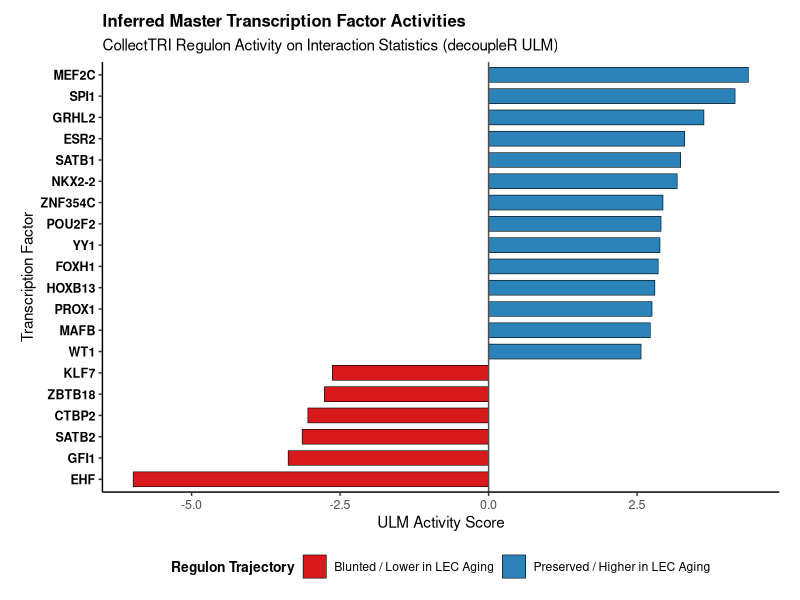
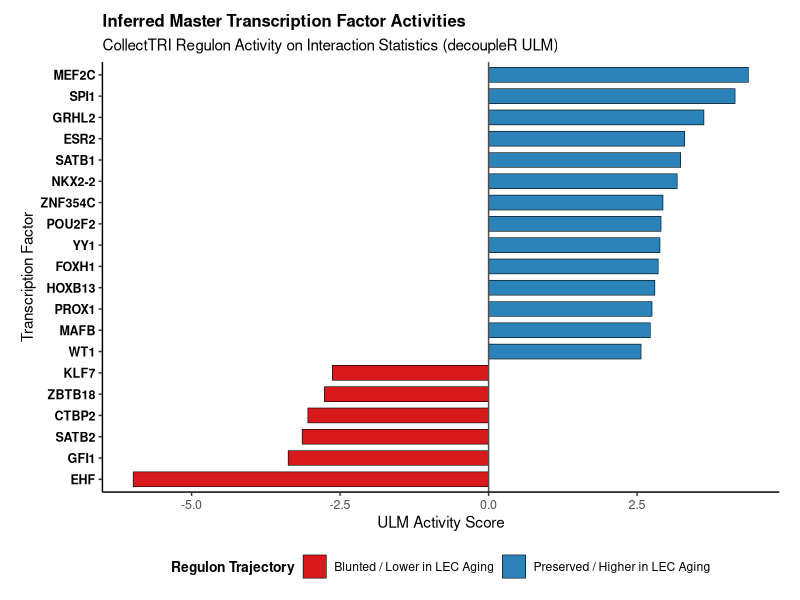

Write the R code that produced these figures, in order.
library(dplyr)
library(ggplot2)

# 1. Load TF activity results from CSV
tf_results <- read.csv("output/tables/decoupler_tf_activities.csv", stringsAsFactors = FALSE)

# 2. Select top 20 TFs for plot
top_tfs <- tf_results %>%
  filter(!is.na(Activity_Score)) %>%
  slice_max(order_by = abs(Activity_Score), n = 20) %>%
  mutate(
    Direction = ifelse(Activity_Score > 0, "Preserved / Higher in LEC Aging", "Blunted / Lower in LEC Aging")
  )

# 3. Render Bar Plot
plot_tf_activity <- ggplot(top_tfs, aes(x = reorder(TF, Activity_Score), y = Activity_Score, fill = Direction)) +
  geom_col(width = 0.7, color = "black", linewidth = 0.2) +
  coord_flip() +
  scale_fill_manual(values = c(
    "Preserved / Higher in LEC Aging" = "#2b83ba",
    "Blunted / Lower in LEC Aging"   = "#d7191c"
  )) +
  geom_hline(yintercept = 0, linetype = "solid", color = "grey30", linewidth = 0.5) +
  theme_classic() +
  labs(
    title = "Inferred Master Transcription Factor Activities",
    subtitle = "CollectTRI Regulon Activity on Interaction Statistics (decoupleR ULM)",
    x = "Transcription Factor",
    y = "ULM Activity Score",
    fill = "Regulon Trajectory"
  ) +
  theme(
    legend.position = "bottom",
    legend.title = element_text(face = "bold", size = 10),
    axis.text.y = element_text(face = "bold", size = 9, color = "black"),
    axis.text.x = element_text(size = 9),
    plot.title = element_text(face = "bold", size = 12),
    plot.margin = margin(t = 10, r = 15, b = 10, l = 15, unit = "pt")
  )

print(plot_tf_activity)

# Export plot
ggsave("output/figures/decoupler_tf_activity_top20.svg", plot = plot_tf_activity, width = 7.0, height = 5.5, units = "in")
